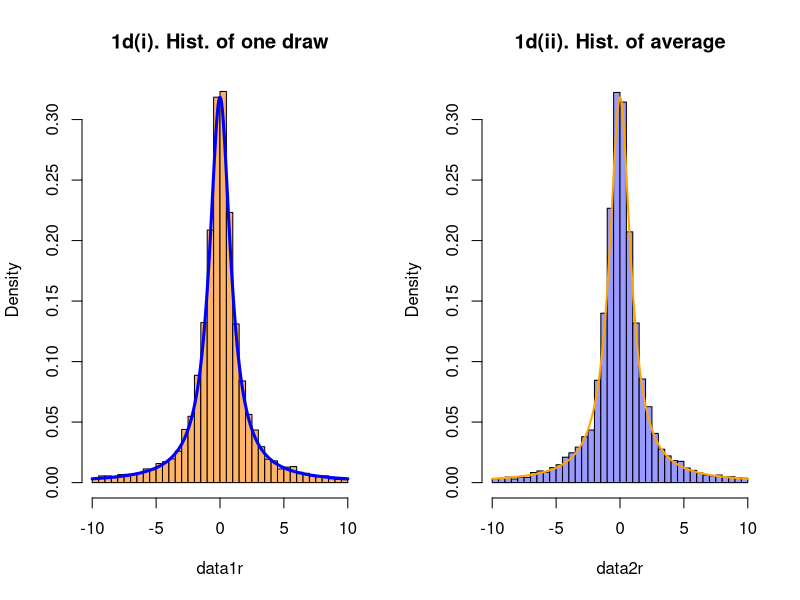

Generate this figure with R:
#---------------------------------------------------------
# File:   mit18_05_s22_studio6_problem_1d.r 
# Authors: Jeremy Orloff and Jennifer French
#
# MIT OpenCourseWare: https://ocw.mit.edu
# 18.05 Introduction to Probability and Statistics
# Spring 2022
# For information about citing these materials or our Terms of Use, visit:
# https://ocw.mit.edu/terms.
#
#---------------------------------------------------------
# Source code for Studio 6 problem 1d
#---------------------------

# This draws a histogram for a trials consisting of a single draw from a Cauchy distribution and trials which are the average of ndraws2 draws from the same distribution

# Set the parameters
loc = 0
scale = 1
ntrials = 10000
ndraws2 = 9

# Give the limits for the plotting range
range_min = -10
range_max = 10

# Plot 2 graphs on the screen. Save the old parameter settings
opar = par(mfrow=c(1,2))

# Compute the Cauchy density for plotting on top of the histograms
xpdf = seq(range_min, range_max, 0.01)
ypdf = dcauchy(xpdf, location=loc, scale=scale)

# Generate Cauchy data for part
data1 = rcauchy(ntrials, location=loc, scale=scale)
# Cauchy data is concentrated near the location, but has occasional very large values. This makes the histogram hard to draw. We fix this by removing all the values outside our range of range_min to range_max
data1r = data1[(data1<range_max) & (data1>range_min)]

# Plot the histogram  
plot_title = "1d(i). Hist. of one draw"
hist(data1r, freq=FALSE, ylim=c(0,max(ypdf)), breaks=40, col=rgb(1, 0.7, 0.4), main=plot_title)
# Add the graph of the Cauchy pdf
lines(xpdf, ypdf, col='blue', lwd=3)

# Generate and average Cauchy data
x = rcauchy(ntrials*ndraws2, location=loc, scale=scale)
x2 = matrix(x, nrow=ndraws2, ncol=ntrials)
data2 = colMeans(x2)
# As above, remove values outside the specified range
data2r = data2[(data2<range_max) & (data2>range_min)]

# Plot the histogram
plot_title = "1d(ii). Hist. of average"
hist(data2r, freq=FALSE, ylim=c(0,max(ypdf)), breaks=40, col=rgb(0.6, 0.6, 1), main=plot_title)
# Add the graph of the Cauchy pdf
lines(xpdf, ypdf, col='orange', lwd=2)

# Restore the old parameter settings
par(opar)

